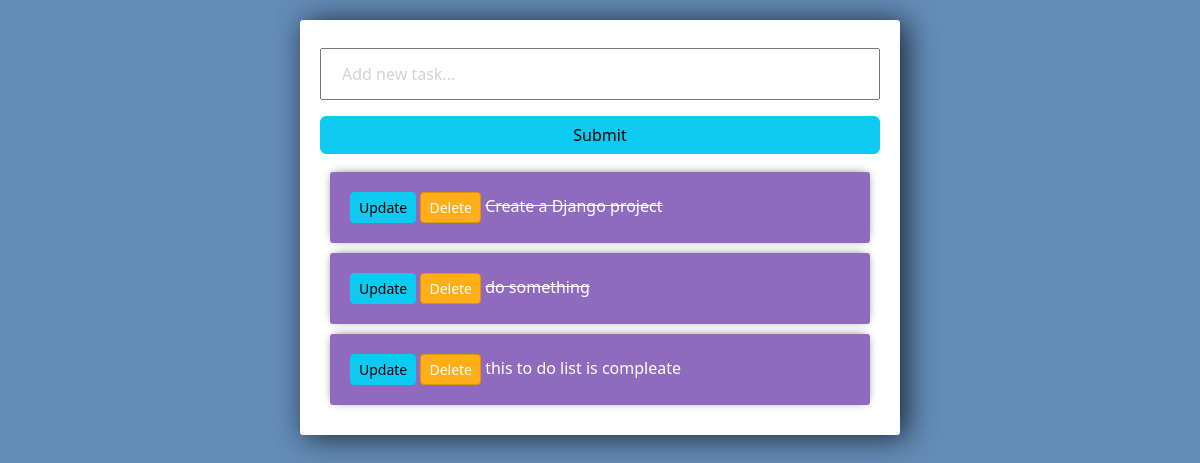
The page / on the database its author committed.
### tasks/models.py (models this page shows)
class Task(models.Model):
    title = models.CharField(max_length=200)
    compleate = models.BooleanField(default=False)
    created = models.DateTimeField(auto_now_add=True)
    def __str__(self):
        return self.title

### tasks/views.py (the view)
# urls.py: path('', views.index, name='list'),
def index(request):
    tasks = Task.objects.all()
    form = TaskForm()
    if request.method == 'POST':
        form = TaskForm(request.POST)
        if form.is_valid():
            form.save()
        return redirect('/')
    context = {'tasks':tasks, 'form':form}
    return render(request, 'tasks/list.html', context)

### tasks/forms.py
class TaskForm(forms.ModelForm):
    title = forms.CharField(widget= forms.TextInput(attrs={'placeholder':'Add new task...'}))
    class Meta:
        model = Task
        fields = '__all__'

### tasks/templates/tasks/list.html (shortened to what this page needs)
{% load static %}
<!DOCTYPE html>
<html lang="en">
<head>
    <link rel="stylesheet" href="https://cdn.jsdelivr.net/npm/bootstrap@5.3.2/dist/css/bootstrap.min.css">
    <link rel="stylesheet" href="{% static '/css/main.css' %}" type="text/css">
</head>
<body>
    <div class="center-column">
        <form method="POST" action="/">
            {{form.title}}
            <input class="btn btn-info" type="submit" name="Create Task">
        </form>
        <div class="todo-list">
            {% for task in tasks %}
            <div class="item-row">
                <a class="btn btn-sm btn-info" href="{% url 'update_task' task.id%}">Update</a>
                <a class="btn btn-sm btn-danger" href="{% url 'delete' task.id%}">Delete</a>
                {% if task.compleate == True %}
                <strike>{{task}}</strike>
                {% else %}
                <span>{{task}}</span>
                {% endif %}
            </div>
            {% endfor %}
        </div>
    </div>
</body>
</html>

### staticFile/css/main.css (style rules this page uses)
body { background-color: #638cb8; }
input { width: 100%; padding: 12px 20px; margin: 8px 0; box-sizing: border-box; }
input::placeholder { color: #d3d3d3; }
.center-column { width: 600px; margin: 20px auto; padding: 20px; background-color: #fff; border-radius: 3px; box-shadow: 6px 2px 30px 0px rgba(0, 0, 0, 0.75); }
.item-row { background-color: #906abd; margin: 10px; padding: 20px; border-radius: 3px; color: #fff; font-size: 16px; box-shadow: 0px -1px 10px -4px rgba(0, 0, 0, 0.75); }
.btn-danger { background-color: #ffae19; border-color: #e59400; }

### rows shown on the page
Task: title "Create a Django project"
Task: title "do something"
Task: title "this to do list is compleate"
